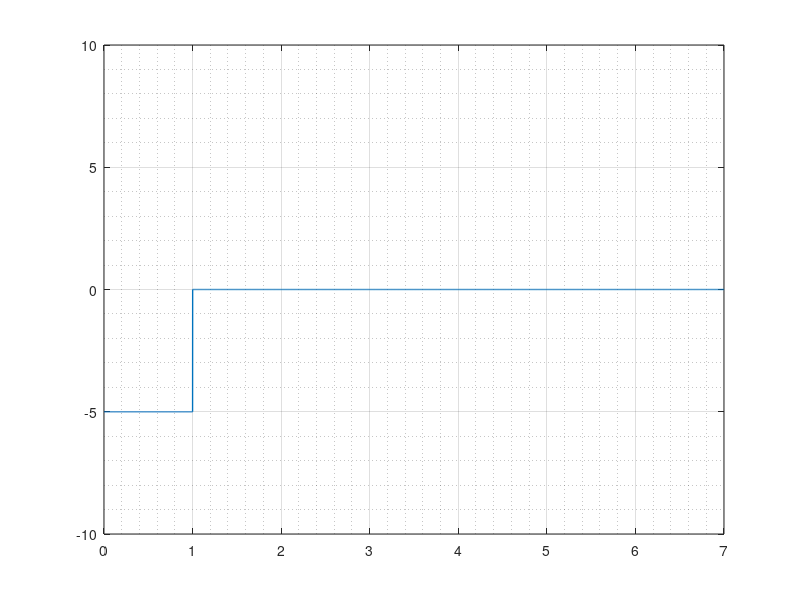

MATLAB code to generate this figure:
clear all;
close all;

bits = [1 0 0 0 0 0 0 ];

#B8zs is nothing but ami...just make the bit pattern with violation....
#and then add a exta cndition for violaton that is for -1 in line 43...
#modulation
bitrate  = 1;
voltage  = 5;
samplingRate = 1000;
samplingTime = 1/samplingRate;
endTime = length(bits)/bitrate;
time = 0:samplingTime:endTime;
index = 1;
count=0;
for i=1:length(bits)
  if(bits(i)==0)
  count+=1;
endif
if(bits(i)==1)
count=0;
endif
if(count==8)
bits(i-1) = -1;
bits(i) = 1;
bits(i-3) = 1;
bits(i-4) = -1;
count=0;
endif
endfor
pre = 1;
if(bits(1)==1)
pre = -pre;
endif
for i=1:length(time)
if(bits(index)==1)
modulation(i) = voltage*(pre);
endif
if(bits(index)==0)
modulation(i) = 0;
endif
if(bits(index)==-1)
modulation(i) = voltage*pre;
endif
if(bitrate*time(i)>=index)
index=index+1;
if(index<=length(bits) && bits(index)==1)
pre = -pre;
endif
endif
endfor
plot(time, modulation, "LineWidth", 1);
axis([0 endTime -voltage-5 voltage+5]);
grid on;
grid minor;


%demodulation
index = 1;
pre = voltage;
for i=1:length(modulation)
if(modulation(i) == 0)
demodulation(index) = 0;
endif
if(modulation(i)!=0)
if(pre==modulation(i))
demodulation(index)=-1;
else
demodulation(index)=1;
endif
endif
if(bitrate*time(i)>=index)
if(modulation(i)!=0)
pre  = modulation(i);
endif
index+=1;
endif
endfor
for i=1:length(demodulation)
if(demodulation(i)==-1)
demodulation(i)=0;
demodulation(i+1)=0;
endif
endfor
disp(demodulation);
